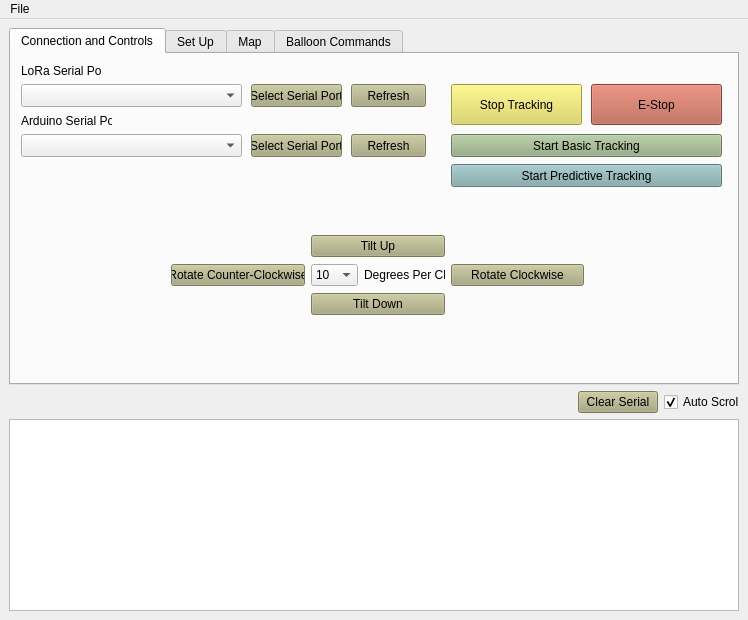
<?xml version="1.0" encoding="UTF-8"?>
<ui version="4.0">
 <class>LoRaSerialPortControl</class>
 <widget class="QMainWindow" name="LoRaSerialPortControl">
  <property name="geometry">
   <rect>
    <x>0</x>
    <y>0</y>
    <width>748</width>
    <height>620</height>
   </rect>
  </property>
  <property name="windowTitle">
   <string>MainWindow</string>
  </property>
  <widget class="QWidget" name="centralwidget">
   <layout class="QGridLayout" name="gridLayout_3">
    <item row="3" column="0" colspan="3">
     <widget class="QTextBrowser" name="statusBox">
      <property name="sizePolicy">
       <sizepolicy hsizetype="Expanding" vsizetype="Preferred">
        <horstretch>0</horstretch>
        <verstretch>0</verstretch>
       </sizepolicy>
      </property>
      <property name="maximumSize">
       <size>
        <width>16777215</width>
        <height>250</height>
       </size>
      </property>
      <property name="html">
       <string>&lt;!DOCTYPE HTML PUBLIC &quot;-//W3C//DTD HTML 4.0//EN&quot; &quot;http://www.w3.org/TR/REC-html40/strict.dtd&quot;&gt;
&lt;html&gt;&lt;head&gt;&lt;meta name=&quot;qrichtext&quot; content=&quot;1&quot; /&gt;&lt;style type=&quot;text/css&quot;&gt;
p, li { white-space: pre-wrap; }
&lt;/style&gt;&lt;/head&gt;&lt;body style=&quot; font-family:'MS Shell Dlg 2'; font-size:8.1pt; font-weight:400; font-style:normal;&quot;&gt;
&lt;p style=&quot;-qt-paragraph-type:empty; margin-top:0px; margin-bottom:0px; margin-left:0px; margin-right:0px; -qt-block-indent:0; text-indent:0px; font-size:8pt;&quot;&gt;&lt;br /&gt;&lt;/p&gt;&lt;/body&gt;&lt;/html&gt;</string>
      </property>
     </widget>
    </item>
    <item row="1" column="0">
     <spacer name="horizontalSpacer">
      <property name="orientation">
       <enum>Qt::Horizontal</enum>
      </property>
      <property name="sizeHint" stdset="0">
       <size>
        <width>40</width>
        <height>20</height>
       </size>
      </property>
     </spacer>
    </item>
    <item row="1" column="2">
     <widget class="QCheckBox" name="AutoScrollCheckBox">
      <property name="maximumSize">
       <size>
        <width>75</width>
        <height>16777215</height>
       </size>
      </property>
      <property name="text">
       <string>Auto Scroll</string>
      </property>
      <property name="checked">
       <bool>true</bool>
      </property>
     </widget>
    </item>
    <item row="0" column="0" colspan="3">
     <widget class="QTabWidget" name="tabWidget">
      <property name="currentIndex">
       <number>0</number>
      </property>
      <widget class="QWidget" name="ConnectionandControlsTab">
       <attribute name="title">
        <string>Connection and Controls</string>
       </attribute>
       <widget class="QPushButton" name="stopButton">
        <property name="geometry">
         <rect>
          <x>440</x>
          <y>30</y>
          <width>131</width>
          <height>41</height>
         </rect>
        </property>
        <property name="sizePolicy">
         <sizepolicy hsizetype="Preferred" vsizetype="Preferred">
          <horstretch>0</horstretch>
          <verstretch>0</verstretch>
         </sizepolicy>
        </property>
        <property name="minimumSize">
         <size>
          <width>0</width>
          <height>0</height>
         </size>
        </property>
        <property name="styleSheet">
         <string notr="true">background-color: rgb(221, 212, 84);
</string>
        </property>
        <property name="text">
         <string>Stop Tracking</string>
        </property>
       </widget>
       <widget class="QPushButton" name="EStopButton">
        <property name="geometry">
         <rect>
          <x>580</x>
          <y>30</y>
          <width>131</width>
          <height>41</height>
         </rect>
        </property>
        <property name="sizePolicy">
         <sizepolicy hsizetype="Fixed" vsizetype="Fixed">
          <horstretch>0</horstretch>
          <verstretch>0</verstretch>
         </sizepolicy>
        </property>
        <property name="minimumSize">
         <size>
          <width>0</width>
          <height>0</height>
         </size>
        </property>
        <property name="styleSheet">
         <string notr="true">background-color: rgb(181, 91, 73);</string>
        </property>
        <property name="text">
         <string>E-Stop</string>
        </property>
       </widget>
       <widget class="QPushButton" name="startButton">
        <property name="geometry">
         <rect>
          <x>440</x>
          <y>80</y>
          <width>271</width>
          <height>23</height>
         </rect>
        </property>
        <property name="sizePolicy">
         <sizepolicy hsizetype="Fixed" vsizetype="Fixed">
          <horstretch>0</horstretch>
          <verstretch>0</verstretch>
         </sizepolicy>
        </property>
        <property name="minimumSize">
         <size>
          <width>0</width>
          <height>0</height>
         </size>
        </property>
        <property name="styleSheet">
         <string notr="true">background-color: rgb(146, 170, 127);</string>
        </property>
        <property name="text">
         <string>Start Basic Tracking</string>
        </property>
       </widget>
       <widget class="QPushButton" name="predictionStartButton">
        <property name="geometry">
         <rect>
          <x>440</x>
          <y>110</y>
          <width>271</width>
          <height>23</height>
         </rect>
        </property>
        <property name="minimumSize">
         <size>
          <width>0</width>
          <height>0</height>
         </size>
        </property>
        <property name="maximumSize">
         <size>
          <width>16777215</width>
          <height>16777215</height>
         </size>
        </property>
        <property name="styleSheet">
         <string notr="true">background-color: rgb(127, 167, 170);</string>
        </property>
        <property name="text">
         <string>Start Predictive Tracking</string>
        </property>
       </widget>
       <widget class="QWidget" name="layoutWidget">
        <property name="geometry">
         <rect>
          <x>160</x>
          <y>180</y>
          <width>413</width>
          <height>85</height>
         </rect>
        </property>
        <layout class="QGridLayout" name="gridLayout_2">
         <item row="0" column="1">
          <widget class="QPushButton" name="UpButton">
           <property name="minimumSize">
            <size>
             <width>133</width>
             <height>0</height>
            </size>
           </property>
           <property name="styleSheet">
            <string notr="true">background-color: rgb(170, 170, 127);</string>
           </property>
           <property name="text">
            <string>Tilt Up</string>
           </property>
          </widget>
         </item>
         <item row="1" column="1">
          <layout class="QHBoxLayout" name="horizontalLayout">
           <item alignment="Qt::AlignRight">
            <widget class="QComboBox" name="degreesPerClickBox">
             <property name="maximumSize">
              <size>
               <width>50</width>
               <height>16777215</height>
              </size>
             </property>
             <item>
              <property name="text">
               <string>10</string>
              </property>
             </item>
             <item>
              <property name="text">
               <string>5</string>
              </property>
             </item>
             <item>
              <property name="text">
               <string>1</string>
              </property>
             </item>
             <item>
              <property name="text">
               <string>0.5</string>
              </property>
             </item>
            </widget>
           </item>
           <item alignment="Qt::AlignLeft">
            <widget class="QLabel" name="label_2">
             <property name="text">
              <string>Degrees Per Click</string>
             </property>
             <property name="alignment">
              <set>Qt::AlignLeading|Qt::AlignLeft|Qt::AlignVCenter</set>
             </property>
            </widget>
           </item>
          </layout>
         </item>
         <item row="2" column="1">
          <widget class="QPushButton" name="DownButton">
           <property name="styleSheet">
            <string notr="true">background-color: rgb(170, 170, 127);</string>
           </property>
           <property name="text">
            <string>Tilt Down</string>
           </property>
          </widget>
         </item>
         <item row="1" column="0">
          <widget class="QPushButton" name="CounterClockeWiseButton">
           <property name="styleSheet">
            <string notr="true">background-color: rgb(170, 170, 127);</string>
           </property>
           <property name="text">
            <string>Rotate Counter-Clockwise</string>
           </property>
          </widget>
         </item>
         <item row="1" column="2">
          <widget class="QPushButton" name="ClockWiseButton">
           <property name="enabled">
            <bool>true</bool>
           </property>
           <property name="minimumSize">
            <size>
             <width>133</width>
             <height>0</height>
            </size>
           </property>
           <property name="styleSheet">
            <string notr="true">background-color: rgb(170, 170, 127);</string>
           </property>
           <property name="text">
            <string>Rotate Clockwise</string>
           </property>
          </widget>
         </item>
        </layout>
       </widget>
       <widget class="QLabel" name="LoRaLabel">
        <property name="geometry">
         <rect>
          <x>10</x>
          <y>10</y>
          <width>81</width>
          <height>16</height>
         </rect>
        </property>
        <property name="text">
         <string>LoRa Serial Port</string>
        </property>
        <property name="alignment">
         <set>Qt::AlignLeading|Qt::AlignLeft|Qt::AlignTop</set>
        </property>
       </widget>
       <widget class="QComboBox" name="LoRaComboBox">
        <property name="geometry">
         <rect>
          <x>10</x>
          <y>30</y>
          <width>221</width>
          <height>23</height>
         </rect>
        </property>
        <property name="sizePolicy">
         <sizepolicy hsizetype="Preferred" vsizetype="Preferred">
          <horstretch>0</horstretch>
          <verstretch>0</verstretch>
         </sizepolicy>
        </property>
        <property name="insertPolicy">
         <enum>QComboBox::InsertAlphabetically</enum>
        </property>
       </widget>
       <widget class="QPushButton" name="LoRaSelectButton">
        <property name="geometry">
         <rect>
          <x>240</x>
          <y>30</y>
          <width>91</width>
          <height>23</height>
         </rect>
        </property>
        <property name="sizePolicy">
         <sizepolicy hsizetype="Fixed" vsizetype="Preferred">
          <horstretch>0</horstretch>
          <verstretch>0</verstretch>
         </sizepolicy>
        </property>
        <property name="styleSheet">
         <string notr="true">background-color: rgb(170, 170, 127);
</string>
        </property>
        <property name="text">
         <string>Select Serial Port</string>
        </property>
       </widget>
       <widget class="QPushButton" name="LoRaRefreshButton">
        <property name="geometry">
         <rect>
          <x>340</x>
          <y>30</y>
          <width>75</width>
          <height>23</height>
         </rect>
        </property>
        <property name="sizePolicy">
         <sizepolicy hsizetype="Fixed" vsizetype="Fixed">
          <horstretch>0</horstretch>
          <verstretch>0</verstretch>
         </sizepolicy>
        </property>
        <property name="styleSheet">
         <string notr="true">background-color: rgb(170, 170, 127);</string>
        </property>
        <property name="text">
         <string>Refresh</string>
        </property>
       </widget>
       <widget class="QLabel" name="label">
        <property name="geometry">
         <rect>
          <x>10</x>
          <y>60</y>
          <width>91</width>
          <height>21</height>
         </rect>
        </property>
        <property name="text">
         <string>Arduino Serial Port</string>
        </property>
        <property name="alignment">
         <set>Qt::AlignLeading|Qt::AlignLeft|Qt::AlignTop</set>
        </property>
       </widget>
       <widget class="QComboBox" name="ArduinoComboBox">
        <property name="geometry">
         <rect>
          <x>10</x>
          <y>80</y>
          <width>221</width>
          <height>23</height>
         </rect>
        </property>
        <property name="sizePolicy">
         <sizepolicy hsizetype="Preferred" vsizetype="Preferred">
          <horstretch>0</horstretch>
          <verstretch>0</verstretch>
         </sizepolicy>
        </property>
        <property name="insertPolicy">
         <enum>QComboBox::InsertAlphabetically</enum>
        </property>
       </widget>
       <widget class="QPushButton" name="ArduinoSelectButton">
        <property name="geometry">
         <rect>
          <x>240</x>
          <y>80</y>
          <width>91</width>
          <height>23</height>
         </rect>
        </property>
        <property name="sizePolicy">
         <sizepolicy hsizetype="Fixed" vsizetype="Fixed">
          <horstretch>0</horstretch>
          <verstretch>0</verstretch>
         </sizepolicy>
        </property>
        <property name="styleSheet">
         <string notr="true">background-color: rgb(170, 170, 127);</string>
        </property>
        <property name="text">
         <string>Select Serial Port</string>
        </property>
       </widget>
       <widget class="QPushButton" name="ArduinoRefreshButton">
        <property name="geometry">
         <rect>
          <x>340</x>
          <y>80</y>
          <width>75</width>
          <height>23</height>
         </rect>
        </property>
        <property name="sizePolicy">
         <sizepolicy hsizetype="Fixed" vsizetype="Fixed">
          <horstretch>0</horstretch>
          <verstretch>0</verstretch>
         </sizepolicy>
        </property>
        <property name="styleSheet">
         <string notr="true">background-color: rgb(170, 170, 127);</string>
        </property>
        <property name="text">
         <string>Refresh</string>
        </property>
       </widget>
      </widget>
      <widget class="QWidget" name="CalibrationTab">
       <attribute name="title">
        <string>Set Up</string>
       </attribute>
       <widget class="QGroupBox" name="groupBox">
        <property name="enabled">
         <bool>true</bool>
        </property>
        <property name="geometry">
         <rect>
          <x>10</x>
          <y>10</y>
          <width>691</width>
          <height>101</height>
         </rect>
        </property>
        <property name="autoFillBackground">
         <bool>false</bool>
        </property>
        <property name="styleSheet">
         <string notr="true"/>
        </property>
        <property name="title">
         <string>Ground Station Location</string>
        </property>
        <property name="alignment">
         <set>Qt::AlignLeading|Qt::AlignLeft|Qt::AlignVCenter</set>
        </property>
        <property name="flat">
         <bool>false</bool>
        </property>
        <property name="checkable">
         <bool>false</bool>
        </property>
        <widget class="QWidget" name="gridLayoutWidget">
         <property name="geometry">
          <rect>
           <x>0</x>
           <y>20</y>
           <width>691</width>
           <height>72</height>
          </rect>
         </property>
         <layout class="QGridLayout" name="gridLayout_4">
          <property name="sizeConstraint">
           <enum>QLayout::SetDefaultConstraint</enum>
          </property>
          <property name="leftMargin">
           <number>3</number>
          </property>
          <property name="rightMargin">
           <number>3</number>
          </property>
          <property name="bottomMargin">
           <number>3</number>
          </property>
          <item row="0" column="0">
           <widget class="QLabel" name="label_5">
            <property name="text">
             <string>Latitude (DS or DMS accepted):</string>
            </property>
           </widget>
          </item>
          <item row="3" column="1">
           <widget class="QPushButton" name="setGSLocationButton">
            <property name="styleSheet">
             <string notr="true">background-color: rgb(85, 170, 255);
background-color: rgb(170, 170, 127);</string>
            </property>
            <property name="text">
             <string>Set GS Location</string>
            </property>
           </widget>
          </item>
          <item row="1" column="1">
           <widget class="QLineEdit" name="GSLongBox">
            <property name="text">
             <string/>
            </property>
            <property name="placeholderText">
             <string>-111.065 or &quot;111 3 55 W&quot;</string>
            </property>
           </widget>
          </item>
          <item row="0" column="1">
           <widget class="QLabel" name="label_3">
            <property name="text">
             <string>Longitude (DS or DMS accepted):</string>
            </property>
           </widget>
          </item>
          <item row="1" column="0">
           <widget class="QLineEdit" name="GSLatBox">
            <property name="text">
             <string/>
            </property>
            <property name="placeholderText">
             <string>45.664 or &quot;45 39 52 N&quot;</string>
            </property>
           </widget>
          </item>
          <item row="0" column="2">
           <widget class="QLabel" name="label_4">
            <property name="text">
             <string>Altitude (m):</string>
            </property>
           </widget>
          </item>
          <item row="1" column="2">
           <widget class="QLineEdit" name="GSAltBox">
            <property name="text">
             <string/>
            </property>
            <property name="placeholderText">
             <string>1493</string>
            </property>
           </widget>
          </item>
         </layout>
        </widget>
       </widget>
       <widget class="QGroupBox" name="groupBox_2">
        <property name="geometry">
         <rect>
          <x>10</x>
          <y>120</y>
          <width>691</width>
          <height>201</height>
         </rect>
        </property>
        <property name="autoFillBackground">
         <bool>false</bool>
        </property>
        <property name="title">
         <string>Allignment</string>
        </property>
        <widget class="QWidget" name="gridLayoutWidget_2">
         <property name="geometry">
          <rect>
           <x>9</x>
           <y>29</y>
           <width>146</width>
           <height>161</height>
          </rect>
         </property>
         <layout class="QGridLayout" name="gridLayout_5">
          <item row="2" column="0">
           <widget class="QPushButton" name="returnToSunButton">
            <property name="sizePolicy">
             <sizepolicy hsizetype="Expanding" vsizetype="Expanding">
              <horstretch>0</horstretch>
              <verstretch>0</verstretch>
             </sizepolicy>
            </property>
            <property name="styleSheet">
             <string notr="true">background-color: rgb(200, 190, 0);</string>
            </property>
            <property name="text">
             <string>Return to Sun Position</string>
            </property>
           </widget>
          </item>
          <item row="0" column="0">
           <widget class="QPushButton" name="calculateStartingPosButton">
            <property name="sizePolicy">
             <sizepolicy hsizetype="Expanding" vsizetype="Expanding">
              <horstretch>0</horstretch>
              <verstretch>0</verstretch>
             </sizepolicy>
            </property>
            <property name="styleSheet">
             <string notr="true">background-color: rgb(170, 170, 127);</string>
            </property>
            <property name="text">
             <string>Calculate Sarting Position</string>
            </property>
           </widget>
          </item>
          <item row="1" column="0">
           <widget class="QPushButton" name="setStartingPosButton">
            <property name="sizePolicy">
             <sizepolicy hsizetype="Expanding" vsizetype="Expanding">
              <horstretch>0</horstretch>
              <verstretch>0</verstretch>
             </sizepolicy>
            </property>
            <property name="styleSheet">
             <string notr="true">background-color: rgb(170, 170, 127);</string>
            </property>
            <property name="text">
             <string>Set Starting Position</string>
            </property>
           </widget>
          </item>
         </layout>
        </widget>
        <widget class="QWidget" name="verticalLayoutWidget">
         <property name="geometry">
          <rect>
           <x>170</x>
           <y>11</y>
           <width>251</width>
           <height>181</height>
          </rect>
         </property>
         <layout class="QVBoxLayout" name="verticalLayout">
          <item>
           <widget class="QLabel" name="label_6">
            <property name="text">
             <string>Starting Azimuth</string>
            </property>
           </widget>
          </item>
          <item>
           <widget class="QTextBrowser" name="startingAzimuthBox">
            <property name="sizePolicy">
             <sizepolicy hsizetype="Expanding" vsizetype="Fixed">
              <horstretch>0</horstretch>
              <verstretch>0</verstretch>
             </sizepolicy>
            </property>
            <property name="minimumSize">
             <size>
              <width>0</width>
              <height>29</height>
             </size>
            </property>
            <property name="maximumSize">
             <size>
              <width>16777215</width>
              <height>29</height>
             </size>
            </property>
           </widget>
          </item>
          <item>
           <widget class="QLabel" name="label_7">
            <property name="text">
             <string>Starting Elevation</string>
            </property>
           </widget>
          </item>
          <item>
           <widget class="QTextBrowser" name="startingElevationBox">
            <property name="sizePolicy">
             <sizepolicy hsizetype="Expanding" vsizetype="Fixed">
              <horstretch>0</horstretch>
              <verstretch>0</verstretch>
             </sizepolicy>
            </property>
            <property name="minimumSize">
             <size>
              <width>0</width>
              <height>29</height>
             </size>
            </property>
            <property name="maximumSize">
             <size>
              <width>16777215</width>
              <height>29</height>
             </size>
            </property>
           </widget>
          </item>
          <item>
           <widget class="QTextBrowser" name="textBrowser">
            <property name="styleSheet">
             <string notr="true">background-color: rgba(255, 255, 255, 0);
border-color: rgba(255, 255, 255, 0);</string>
            </property>
            <property name="frameShape">
             <enum>QFrame::NoFrame</enum>
            </property>
            <property name="html">
             <string>&lt;!DOCTYPE HTML PUBLIC &quot;-//W3C//DTD HTML 4.0//EN&quot; &quot;http://www.w3.org/TR/REC-html40/strict.dtd&quot;&gt;
&lt;html&gt;&lt;head&gt;&lt;meta name=&quot;qrichtext&quot; content=&quot;1&quot; /&gt;&lt;style type=&quot;text/css&quot;&gt;
p, li { white-space: pre-wrap; }
&lt;/style&gt;&lt;/head&gt;&lt;body style=&quot; font-family:'MS Shell Dlg 2'; font-size:8.1pt; font-weight:400; font-style:normal;&quot;&gt;
&lt;p style=&quot; margin-top:0px; margin-bottom:0px; margin-left:0px; margin-right:0px; -qt-block-indent:0; text-indent:0px;&quot;&gt;&lt;span style=&quot; font-size:8pt;&quot;&gt;*First, point antenna towards Sun, then click &amp;quot;Set Starting Position&amp;quot;&lt;/span&gt;&lt;/p&gt;&lt;/body&gt;&lt;/html&gt;</string>
            </property>
           </widget>
          </item>
         </layout>
        </widget>
        <widget class="QWidget" name="verticalLayoutWidget_2">
         <property name="geometry">
          <rect>
           <x>430</x>
           <y>10</y>
           <width>251</width>
           <height>161</height>
          </rect>
         </property>
         <layout class="QVBoxLayout" name="verticalLayout_2">
          <item>
           <widget class="QLabel" name="label_10">
            <property name="text">
             <string>Elevation</string>
            </property>
           </widget>
          </item>
          <item>
           <widget class="QTextBrowser" name="elevationDisplay">
            <property name="maximumSize">
             <size>
              <width>16777215</width>
              <height>29</height>
             </size>
            </property>
           </widget>
          </item>
          <item>
           <widget class="QLabel" name="label_9">
            <property name="text">
             <string>Azimuth</string>
            </property>
           </widget>
          </item>
          <item>
           <widget class="QTextBrowser" name="azimuthDisplay">
            <property name="maximumSize">
             <size>
              <width>16777215</width>
              <height>29</height>
             </size>
            </property>
           </widget>
          </item>
          <item>
           <widget class="QLabel" name="label_8">
            <property name="text">
             <string>Line of Sight Distance</string>
            </property>
           </widget>
          </item>
          <item>
           <widget class="QTextBrowser" name="distanceDisplay">
            <property name="maximumSize">
             <size>
              <width>16777215</width>
              <height>29</height>
             </size>
            </property>
           </widget>
          </item>
         </layout>
        </widget>
       </widget>
      </widget>
      <widget class="QWidget" name="MapTab">
       <attribute name="title">
        <string>Map</string>
       </attribute>
       <layout class="QVBoxLayout" name="mapTabLayout">
        <item>
         <widget class="QWidget" name="mapContainer" native="true"/>
        </item>
       </layout>
      </widget>
      <widget class="QWidget" name="BalloonCommandsTab">
       <attribute name="title">
        <string>Balloon Commands</string>
       </attribute>
       <widget class="QGroupBox" name="CommandBox">
        <property name="geometry">
         <rect>
          <x>10</x>
          <y>10</y>
          <width>701</width>
          <height>301</height>
         </rect>
        </property>
        <property name="title">
         <string>CommandBox</string>
        </property>
        <widget class="QPushButton" name="IdleCommandButton">
         <property name="geometry">
          <rect>
           <x>10</x>
           <y>20</y>
           <width>101</width>
           <height>61</height>
          </rect>
         </property>
         <property name="styleSheet">
          <string notr="true">background-color: rgb(122, 159, 198);</string>
         </property>
         <property name="text">
          <string>Idle</string>
         </property>
        </widget>
        <widget class="QPushButton" name="CutCommandButton">
         <property name="geometry">
          <rect>
           <x>10</x>
           <y>90</y>
           <width>101</width>
           <height>61</height>
          </rect>
         </property>
         <property name="styleSheet">
          <string notr="true">background-color: rgb(181, 91, 73);</string>
         </property>
         <property name="text">
          <string>Cut</string>
         </property>
        </widget>
        <widget class="QPushButton" name="OpenCommandButton">
         <property name="geometry">
          <rect>
           <x>10</x>
           <y>160</y>
           <width>101</width>
           <height>61</height>
          </rect>
         </property>
         <property name="styleSheet">
          <string notr="true">background-color: rgb(170, 170, 127);</string>
         </property>
         <property name="text">
          <string>Open</string>
         </property>
        </widget>
        <widget class="QPushButton" name="CloseCommandButton">
         <property name="geometry">
          <rect>
           <x>10</x>
           <y>230</y>
           <width>101</width>
           <height>61</height>
          </rect>
         </property>
         <property name="styleSheet">
          <string notr="true">background-color: rgb(170, 170, 127);</string>
         </property>
         <property name="text">
          <string>Close</string>
         </property>
        </widget>
       </widget>
      </widget>
     </widget>
    </item>
    <item row="1" column="1">
     <widget class="QPushButton" name="ClearSerialButton">
      <property name="sizePolicy">
       <sizepolicy hsizetype="Preferred" vsizetype="Fixed">
        <horstretch>0</horstretch>
        <verstretch>0</verstretch>
       </sizepolicy>
      </property>
      <property name="styleSheet">
       <string notr="true">background-color: rgb(170, 170, 127);</string>
      </property>
      <property name="text">
       <string>Clear Serial</string>
      </property>
     </widget>
    </item>
   </layout>
  </widget>
  <widget class="QMenuBar" name="menuBar">
   <property name="geometry">
    <rect>
     <x>0</x>
     <y>0</y>
     <width>748</width>
     <height>22</height>
    </rect>
   </property>
   <widget class="QMenu" name="menuFile">
    <property name="title">
     <string>File</string>
    </property>
    <addaction name="actionSave_Serial"/>
   </widget>
   <addaction name="menuFile"/>
  </widget>
  <action name="actionSave_Serial">
   <property name="text">
    <string>Save Serial</string>
   </property>
  </action>
 </widget>
 <resources/>
 <connections/>
</ui>
